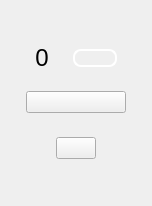
<?xml version="1.0" encoding="UTF-8"?>
<ui version="4.0">
 <class>dioChannel</class>
 <widget class="QWidget" name="dioChannel">
  <property name="geometry">
   <rect>
    <x>0</x>
    <y>0</y>
    <width>152</width>
    <height>206</height>
   </rect>
  </property>
  <property name="windowTitle">
   <string>Form</string>
  </property>
  <property name="styleSheet">
   <string notr="true">QWidget#dioChannel[locked=true]
{
border:1px solid red;
}</string>
  </property>
  <layout class="QVBoxLayout" name="verticalLayout">
   <property name="spacing">
    <number>0</number>
   </property>
   <property name="leftMargin">
    <number>0</number>
   </property>
   <property name="topMargin">
    <number>40</number>
   </property>
   <property name="rightMargin">
    <number>0</number>
   </property>
   <property name="bottomMargin">
    <number>40</number>
   </property>
   <item>
    <layout class="QHBoxLayout" name="horizontalLayout_4">
     <property name="spacing">
      <number>0</number>
     </property>
     <property name="topMargin">
      <number>0</number>
     </property>
     <item>
      <spacer name="horizontalSpacer_7">
       <property name="orientation">
        <enum>Qt::Horizontal</enum>
       </property>
       <property name="sizeType">
        <enum>QSizePolicy::Expanding</enum>
       </property>
       <property name="sizeHint" stdset="0">
        <size>
         <width>25</width>
         <height>20</height>
        </size>
       </property>
      </spacer>
     </item>
     <item>
      <widget class="QLabel" name="label">
       <property name="sizePolicy">
        <sizepolicy hsizetype="Fixed" vsizetype="Fixed">
         <horstretch>0</horstretch>
         <verstretch>0</verstretch>
        </sizepolicy>
       </property>
       <property name="styleSheet">
        <string notr="true">QLabel
{
background:transparent;
height: 28px;
width: 14px;

font-size: 24px;	
line-height: 28px;
text-align: center;
}</string>
       </property>
       <property name="text">
        <string>0</string>
       </property>
       <property name="alignment">
        <set>Qt::AlignCenter</set>
       </property>
      </widget>
     </item>
     <item>
      <spacer name="horizontalSpacer_8">
       <property name="orientation">
        <enum>Qt::Horizontal</enum>
       </property>
       <property name="sizeType">
        <enum>QSizePolicy::Fixed</enum>
       </property>
       <property name="sizeHint" stdset="0">
        <size>
         <width>24</width>
         <height>20</height>
        </size>
       </property>
      </spacer>
     </item>
     <item>
      <widget class="QPushButton" name="input">
       <property name="sizePolicy">
        <sizepolicy hsizetype="Fixed" vsizetype="Fixed">
         <horstretch>0</horstretch>
         <verstretch>0</verstretch>
        </sizepolicy>
       </property>
       <property name="minimumSize">
        <size>
         <width>42</width>
         <height>0</height>
        </size>
       </property>
       <property name="styleSheet">
        <string notr="true">QPushButton
{
width: 40px;
height: 14px;
border: 2px solid ;
border-radius: 8px;
border-color: white; 
}

QPushButton[high=false]{
border-color: white;
background-color: rgba(255, 255, 255, 50); 
}

QPushButton[high=true] {
border-color: white;
background-color: white;
}

QPushButton[high=false][short=true] {
border-color: red;
}
QPushButton[high=true][short=true] {
border-color: red;
background-color: red;
}</string>
       </property>
       <property name="text">
        <string/>
       </property>
       <property name="checkable">
        <bool>false</bool>
       </property>
       <property name="checked">
        <bool>false</bool>
       </property>
      </widget>
     </item>
     <item>
      <spacer name="horizontalSpacer_9">
       <property name="orientation">
        <enum>Qt::Horizontal</enum>
       </property>
       <property name="sizeType">
        <enum>QSizePolicy::Expanding</enum>
       </property>
       <property name="sizeHint" stdset="0">
        <size>
         <width>25</width>
         <height>20</height>
        </size>
       </property>
      </spacer>
     </item>
    </layout>
   </item>
   <item>
    <spacer name="verticalSpacer">
     <property name="orientation">
      <enum>Qt::Vertical</enum>
     </property>
     <property name="sizeType">
      <enum>QSizePolicy::Fixed</enum>
     </property>
     <property name="sizeHint" stdset="0">
      <size>
       <width>15</width>
       <height>15</height>
      </size>
     </property>
    </spacer>
   </item>
   <item>
    <layout class="QHBoxLayout" name="horizontalLayout_3">
     <property name="spacing">
      <number>0</number>
     </property>
     <property name="topMargin">
      <number>0</number>
     </property>
     <item>
      <spacer name="horizontalSpacer_3">
       <property name="orientation">
        <enum>Qt::Horizontal</enum>
       </property>
       <property name="sizeType">
        <enum>QSizePolicy::Expanding</enum>
       </property>
       <property name="sizeHint" stdset="0">
        <size>
         <width>25</width>
         <height>20</height>
        </size>
       </property>
      </spacer>
     </item>
     <item>
      <widget class="adiscope::CustomSwitch" name="inout">
       <property name="sizePolicy">
        <sizepolicy hsizetype="Fixed" vsizetype="Fixed">
         <horstretch>0</horstretch>
         <verstretch>0</verstretch>
        </sizepolicy>
       </property>
       <property name="minimumSize">
        <size>
         <width>100</width>
         <height>0</height>
        </size>
       </property>
       <property name="layoutDirection">
        <enum>Qt::LeftToRight</enum>
       </property>
       <property name="text">
        <string/>
       </property>
       <property name="checkable">
        <bool>true</bool>
       </property>
       <property name="checked">
        <bool>false</bool>
       </property>
       <property name="leftText" stdset="0">
        <string>in</string>
       </property>
       <property name="rightText" stdset="0">
        <string>out</string>
       </property>
       <property name="polarity" stdset="0">
        <bool>true</bool>
       </property>
       <property name="duration" stdset="0">
        <number>0</number>
       </property>
      </widget>
     </item>
     <item>
      <spacer name="horizontalSpacer_4">
       <property name="orientation">
        <enum>Qt::Horizontal</enum>
       </property>
       <property name="sizeType">
        <enum>QSizePolicy::Expanding</enum>
       </property>
       <property name="sizeHint" stdset="0">
        <size>
         <width>25</width>
         <height>20</height>
        </size>
       </property>
      </spacer>
     </item>
    </layout>
   </item>
   <item>
    <spacer name="verticalSpacer_2">
     <property name="orientation">
      <enum>Qt::Vertical</enum>
     </property>
     <property name="sizeType">
      <enum>QSizePolicy::Fixed</enum>
     </property>
     <property name="sizeHint" stdset="0">
      <size>
       <width>20</width>
       <height>20</height>
      </size>
     </property>
    </spacer>
   </item>
   <item>
    <layout class="QHBoxLayout" name="horizontalLayout">
     <property name="spacing">
      <number>0</number>
     </property>
     <property name="topMargin">
      <number>0</number>
     </property>
     <item>
      <spacer name="horizontalSpacer">
       <property name="orientation">
        <enum>Qt::Horizontal</enum>
       </property>
       <property name="sizeHint" stdset="0">
        <size>
         <width>40</width>
         <height>20</height>
        </size>
       </property>
      </spacer>
     </item>
     <item>
      <widget class="adiscope::SmallOnOffSwitch" name="output">
       <property name="enabled">
        <bool>true</bool>
       </property>
       <property name="sizePolicy">
        <sizepolicy hsizetype="Fixed" vsizetype="Fixed">
         <horstretch>0</horstretch>
         <verstretch>0</verstretch>
        </sizepolicy>
       </property>
       <property name="text">
        <string/>
       </property>
       <property name="checkable">
        <bool>true</bool>
       </property>
       <property name="checked">
        <bool>false</bool>
       </property>
       <property name="bothValid" stdset="0">
        <bool>true</bool>
       </property>
       <property name="leftText" stdset="0">
        <string>1</string>
       </property>
       <property name="rightText" stdset="0">
        <string>0</string>
       </property>
       <property name="duration" stdset="0">
        <number>0</number>
       </property>
      </widget>
     </item>
     <item>
      <spacer name="horizontalSpacer_2">
       <property name="orientation">
        <enum>Qt::Horizontal</enum>
       </property>
       <property name="sizeHint" stdset="0">
        <size>
         <width>40</width>
         <height>20</height>
        </size>
       </property>
      </spacer>
     </item>
    </layout>
   </item>
  </layout>
 </widget>
 <customwidgets>
  <customwidget>
   <class>adiscope::CustomSwitch</class>
   <extends>QPushButton</extends>
   <header>gui/customSwitch.hpp</header>
  </customwidget>
  <customwidget>
   <class>adiscope::SmallOnOffSwitch</class>
   <extends>QPushButton</extends>
   <header>gui/smallOnOffSwitch.hpp</header>
  </customwidget>
 </customwidgets>
 <resources/>
 <connections/>
</ui>
